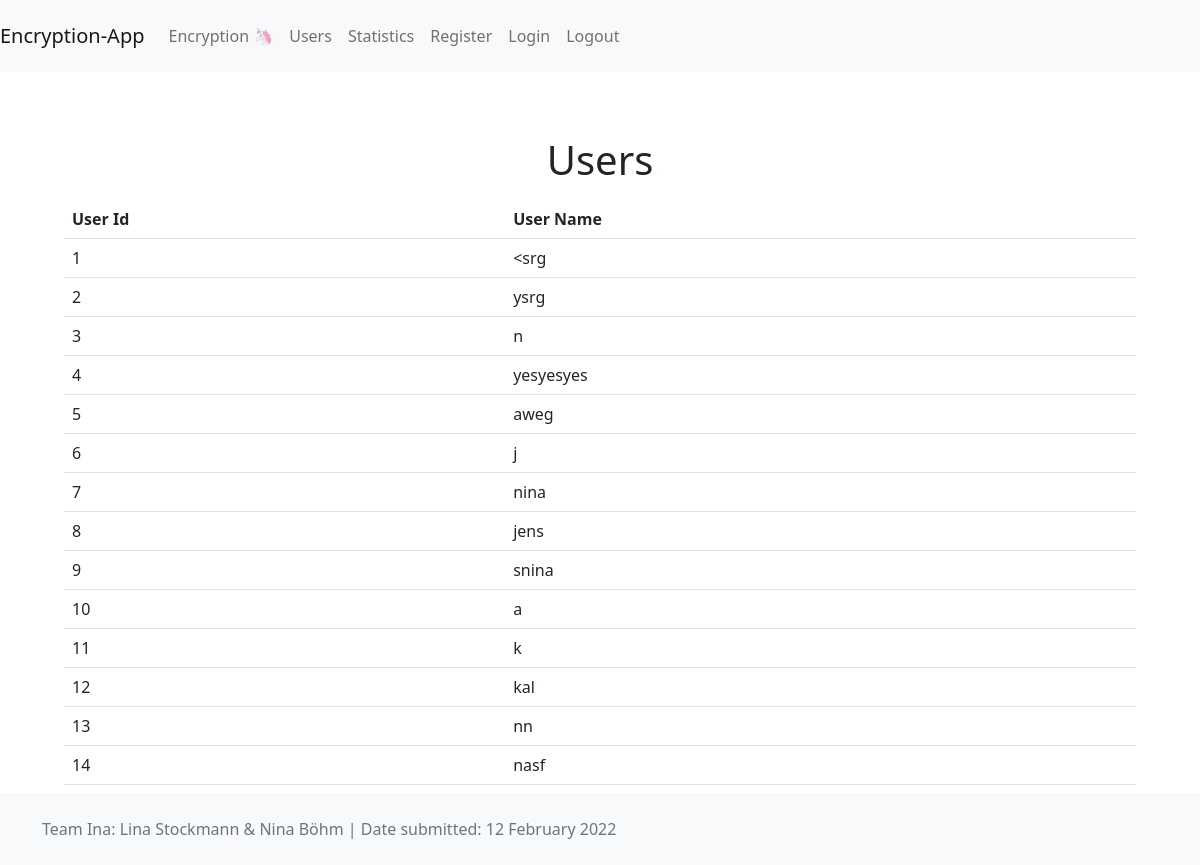
Screenshot of /users (signed in) with the database file from the repository.
### models.py (models this page shows, shortened)
class User(SqlAlchemyBase):
    __tablename__ = "user"
    id = Column(Integer, primary_key=True)
    name = Column(String, nullable=False, unique=True)
    password = Column(String, nullable=False)
    encrypted_strings = relationship("EncryptedString", back_populates="user")

### webapp.py (the view)
@app.route("/users")
@requires_logged_in
def users():
    all_users = db.session.query(User).all()
    return render_template("users.html", all_users=all_users)

### webapp.py (called while the page is built)
def requires_logged_in(func):
    @wraps(func)
    def wrapped_func(*args, **kwargs):
        if "user_name" in session:
            return func(*args, **kwargs)
        return render_template("login.html")
    return wrapped_func

### templates/users.html (shortened to what this page needs)
{% extends "base.html" %}
{% block head %}
    {{ super() }}
{% endblock %}
{% block content %}
    <h1>Users</h1>
    <table class="table">
        <tr>
            <th>User Id</th>
            <th>User Name</th>
        </tr>
        {% for user in all_users %}
        <tr>
            <td>{{user.id}}</td>
            <td>{{user.name}}</td>
        </tr>
        {% endfor %}
    </table>
{% endblock %}

### templates/base.html (shortened to what this page needs)
<html>
<head>
    {% block head %}
    <link href="https://cdn.jsdelivr.net/npm/bootstrap@5.1.3/dist/css/bootstrap.min.css" rel="stylesheet">
    {% endblock %}
</head>
<body>
    {% block nav %}
    {% include "header.html" %}
    {% endblock %}
    <div id="content" class="position-relative overflow-hidden p-3 p-md-5 m-md-3 text-center">
        {% block content %} {% endblock %}
    </div>
</body>
<div id="footer">
    {% block footer %}
    {% include "footer.html" %}
    {% endblock %}
</div>
</html>

### templates/header.html (shortened to what this page needs)
<html>
    <header>
        <nav class="navbar navbar-expand-lg navbar-light bg-light">
            <a class="navbar-brand" href="/">Encryption-App</a>
            <div class="navbar navbar-light bg-light">
                <div class="navbar-nav">
                    <a class="nav-item nav-link" href="/encryption">Encryption 🦄</a>
                    <a class="nav-item nav-link" href="/users">Users</a>
                    <a class="nav-item nav-link" href="/statistics">Statistics</a>
                    <a class="nav-item nav-link" href="/register">Register</a>
                    <a class="nav-item nav-link" href="/login">Login</a>
                    <a class="nav-item nav-link" href="/logout">Logout</a>
                </div>
            </div>
        </nav>
    </header>
</html>

### templates/footer.html
<html>
<footer class="footer fixed-bottom mt-auto py-4 bg-light">
    <div class="container">
        <span class="text-muted">Team Ina: Lina Stockmann & Nina Böhm</span>
        <span class="text-muted"> | Date submitted: 12 February 2022</span>
    </div>
</footer>
</html>

### rows the page displays
User: id "1", name "<srg"
User: id "2", name "ysrg"
User: id "3", name "n"
User: id "4", name "yesyesyes"
User: id "5", name "aweg"
User: id "6", name "j"
User: id "7", name "nina"
User: id "8", name "jens"
User: id "9", name "snina"
User: id "10", name "a"
User: id "11", name "k"
User: id "12", name "kal"
User: id "13", name "nn"
User: id "14", name "nasf"
